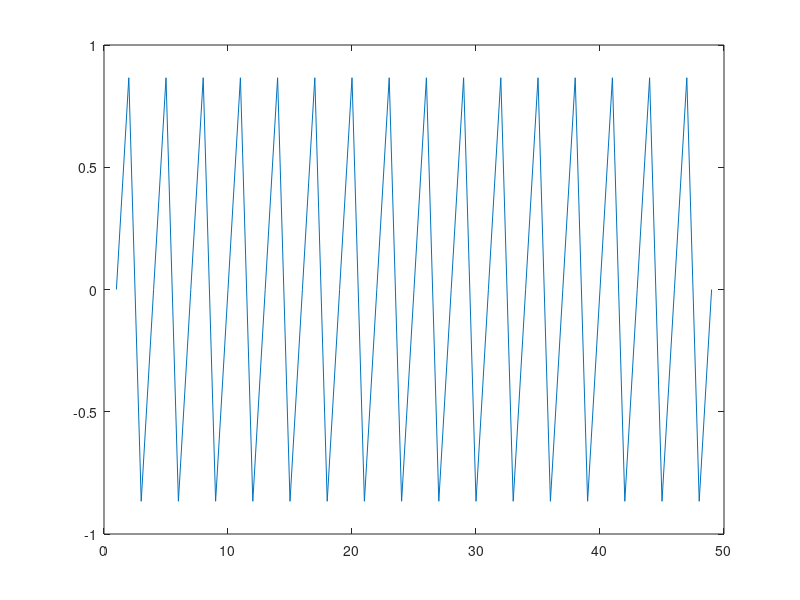

Recreate this plot in MATLAB.
%% Procedure4

fi = 5;
Ts = 1; 
x4 = zeros(1,13);
linear_x3 = zeros(1,13);
u =0;
u_step = 1/8;

for i = 1:49
    x4(1,i)=cos(2*pi*(i*Ts/(3*Ts) + fi/12));
end

plot (x4);